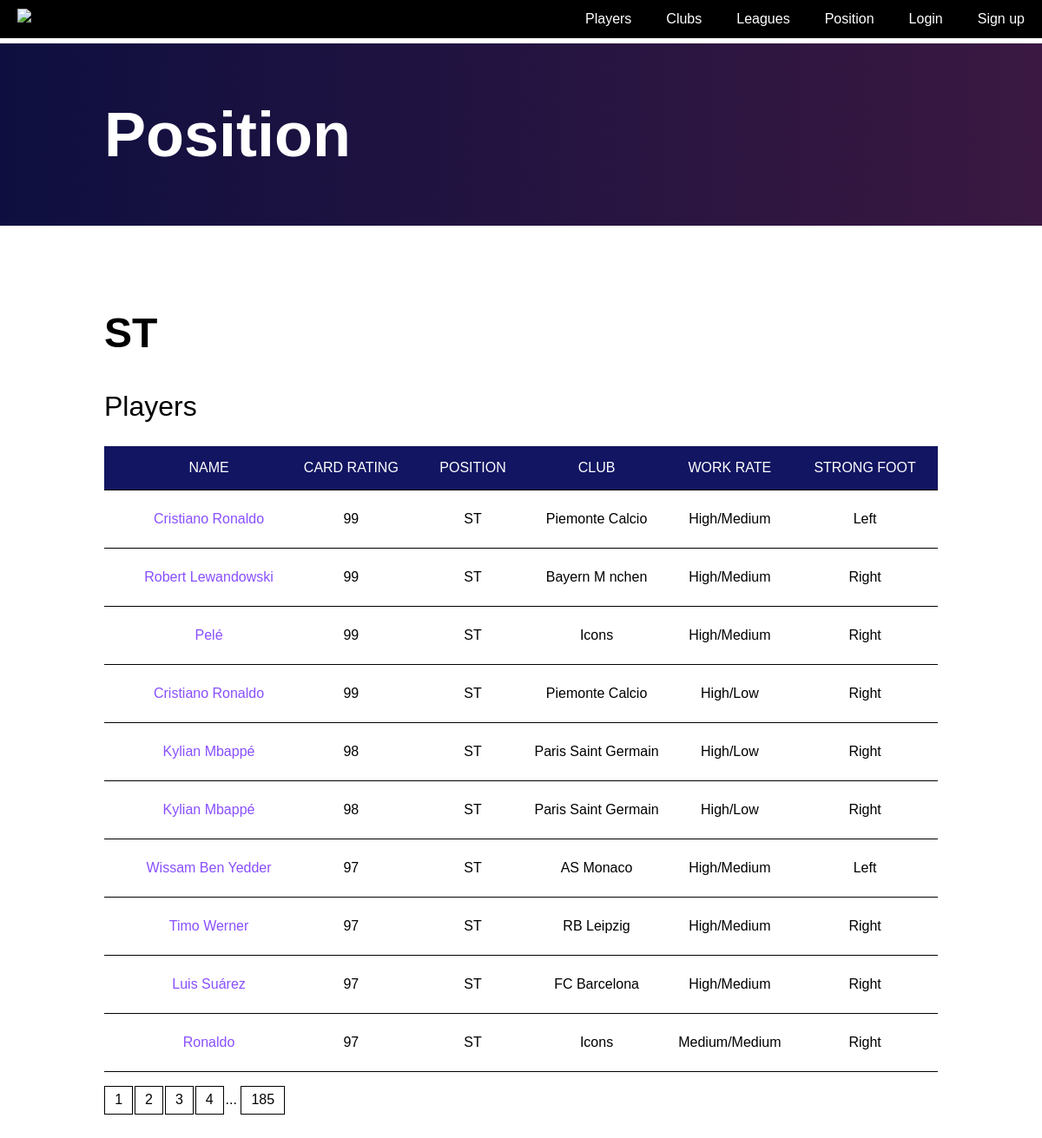
The app's page /pages/positiondetail.php?id=ST with its own data.
### tables this page shows
CREATE TABLE `club` (
  `clubid` int(11) NOT NULL,
  `clubname` varchar(128) NOT NULL,
  `leagueid` int(11) NOT NULL,
  `playerid` int(11) NOT NULL
);

CREATE TABLE `player` (
  `playerid` int(11) NOT NULL,
  `playerName` varchar(30) NOT NULL,
  `position` char(4) NOT NULL,
  `pace` tinyint(2) UNSIGNED NOT NULL,
  `shooting` tinyint(2) UNSIGNED NOT NULL,
  `passing` tinyint(2) UNSIGNED NOT NULL,
  `dribbling` tinyint(2) UNSIGNED NOT NULL,
  `defense` tinyint(2) UNSIGNED NOT NULL,
  `physical` tinyint(2) UNSIGNED NOT NULL,
  `cardRating` tinyint(2) UNSIGNED NOT NULL,
  `weakFoot` tinyint(1) UNSIGNED NOT NULL,
  `skillMoves` tinyint(1) UNSIGNED NOT NULL,
  `workRates` varchar(255) NOT NULL,
  `strongFoot` varchar(5) NOT NULL
);

### pages/positiondetail.php (the view, shortened to what this page needs)
<!DOCTYPE html>
<?php
if (strpos($_SERVER['REQUEST_URI'], "id")) {
    $positionId = str_replace($_SERVER["SCRIPT_NAME"] . "?id=", "", $_SERVER['REQUEST_URI']);
    $positionId = urldecode($positionId);
} else if (strpos($_SERVER['REQUEST_URI'], "page")) {
    $positionId = $_SESSION["positionId"];
}
include("../phpData/dbconnect.php");
$connection = mysqli_connect($dbhost, $dbuser, $dbpass, $dbname);
?>
<html lang="en">
<head>
    <link rel="stylesheet" type="text/css" href="../css/main.css">
</head>
<body>
    <header class="header">
        <nav>
            <a href="../index.php"><img src="../img/logo.png" alt="FIFA 21 logo" class="logo"></a>
            <ul class="menu">
                <li><a href="../players.php">Players</a></li>
                <li><a href="./clubs.php">Clubs</a></li>
                <li><a href="./leagues.php">Leagues</a></li>
                <li><a href="./position.php">Position</a></li>
                <?php
                if (isset($_SESSION["username"])) {
                    echo '<li> <a href = "../pages/userdetail.php" id="user">' . $_SESSION["username"] . '</a></li>';
                    echo '<li> <a href = "../data/log_out_post.php">Log Out</a></li>';
                } else {
                    echo '<li><a href="../pages/login.php">Login</a></li>';
                    echo '<li><a href="../pages/sign-up.php">Sign up</a></li>';
                }
                ?>
            </ul>
        </nav>
    </header>
    <div class="main-banner">
        <h1 class="landing-header">Position</h1>
    </div>
    <main>
        <div>
            <div class="position-profile">
                    <h2><?php echo $positionId; ?></h2>
            </div>
            <h2>Players</h2>
            <table class="table">
                <thead>
                    <tr>
                        <th scope="col"></th>
                        <th scope="col">NAME</th>
                        <th scope="col">CARD RATING</th>
                        <th scope="col">POSITION</th>
                        <th scope="col">CLUB</th>
                        <th scope="col">WORK RATE</th>
                        <th scope="col">STRONG FOOT</th>
                    </tr>
                </thead>
                <tbody>
                    <?php
                    $query = "SELECT player.playerid, player.playerName, player.cardRating, player.position, player.workRates, player.strongFoot, club.clubname
                        FROM player
                        INNER JOIN club ON player.playerid = club.playerid
                        WHERE player.position = ' $positionId'";
                    $results_per_page = 10;
                    if ($result = $connection->query($query)) {
                    } else {
                        echo $connection->errno;
                        echo $connection->error;
                    }
                    $number_of_results = mysqli_num_rows($result);
                    $number_of_pages = ceil($number_of_results / $results_per_page);
                    if (!isset($_GET['page'])) {
                        $page = 1;
                    } else {
                        $page = $_GET['page'];
                    }
                    $this_page_first_result = ($page - 1) * $results_per_page;
                    $query .= " LIMIT " . $this_page_first_result . ',' . $results_per_page;
                    $result = $connection->query($query);
                    if ($result->num_rows > 0) {
                        while ($row = $result->fetch_assoc()) {
                            echo "<tr>";
                            echo '<th scope = "row"><img src = "../img/datasetHeads/' . $row["playerid"] . '.jpg" alt = ""></th>';
                            echo "<td class='name-table'> <a href='../pages/player.php?id=" . $row['playerid'] . "'>" . $row['playerName'] . "</a></td>";
                            echo '<td>' . $row["cardRating"] . "</td>";
                            echo "<td>" . $row["position"] . "</td>";
                            echo "<td>" . $row["clubname"] . "</td>";
                            echo "<td>" . $row["workRates"] . "</td>";
                            echo "<td>" . $row["strongFoot"] . "</td>";
                            echo "</tr>";
                        }
                    }
                    ?>
                </tbody>
            </table>
            <?php
            $link = "";
            $limit = 5;
            if ($number_of_pages >= 1 && $page <= $number_of_pages) {
                $counter = 1;
                $link = "";
                for ($x = $page; $x <= $number_of_pages; $x++) {
                    if ($counter < $limit)
                        $link .= "<a class='pagination' href=\"?page=" . $x . "\">" . $x . " </a>";
                    $counter++;
                }
                if ($page < $number_of_pages - ($limit / 2)) {
                    $link .= "... " . "<a class='pagination' href=\"?page=" . $number_of_pages . "\">" . $number_of_pages . " </a>";
                }
            }
            echo $link;
            ?>
    </main>
</body>
</html>

### css/main.css (style rules this page uses)
html { -webkit-box-sizing: border-box; box-sizing: border-box; }
body { margin: 0; font-family: sans-serif; }
a { color: #894fff; text-decoration: none; }
img { max-width: 100%; }
th { padding: 1em; font-weight: 400; }
th[scope="col"] { background-color: #121562; color: white; }
tr { border-bottom: 1px solid black; }
td { text-align: center; font-weight: 300; height: 4rem; }
table { border-spacing: 0; border-collapse: collapse; width: 100%; }
.name-table { font-weight: 500; }
.pagination { display: inline-block; background-color: white; color: black; text-decoration: none; padding: 0.4em 0.7em; margin-right: 0.1rem; margin-top: 1em; border: 1px solid black; cursor: pointer; }
.header { background-color: black; position: fixed; top: 0; width: 100%; z-index: 3; }
.header ul { margin: 0; padding: 0; list-style: none; overflow: hidden; background-color: black; }
.header li a { display: block; padding: 13px 20px; font-weight: 500; text-decoration: none; color: white; -webkit-transition: 0.3s; transition: 0.3s; }
.header .logo { display: block; float: left; width: 7rem; padding: 10px 20px; text-decoration: none; }
.header .menu { clear: both; max-height: 0; -webkit-transition: max-height 0.3s ease; transition: max-height 0.3s ease; }
@media (min-width: 65em) { .header li { float: left; } }
@media (min-width: 65em) { .header .menu { clear: none; float: right; max-height: none; } }
.main-banner { background: #0e0f40; background: -webkit-gradient(linear, left top, right top, from(#0e0f40), to(#3a1841)); background: linear-gradient(90deg, #0e0f40 0%, #3a1841 100%); margin-top: 3.1rem; }
.landing-header { color: white; padding: 4rem 1rem; max-width: 60rem; margin-left: auto; margin-right: auto; }
main { max-width: 60rem; margin-left: auto; margin-right: auto; margin-top: 6rem; margin-bottom: 6rem; padding: 0rem 1rem; }
h1 { font-size: 4.5rem; font-weight: 600; }
h2 { font-size: 2rem; font-weight: 500; }
::placeholder { color: #999999; }
.club-profile h2, .league-profile h2, .position-profile h2 { font-size: 3rem; font-weight: 600; }

### records on screen
club: playerid.playerName "Cristiano Ronaldo", playerid.cardRating "99", playerid.position "ST", clubname "Piemonte Calcio", playerid.workRates "High/Medium", playerid.strongFoot "Left"
club: playerid.playerName "Robert Lewandowski", playerid.cardRating "99", playerid.position "ST", clubname "Bayern M nchen", playerid.workRates "High/Medium", playerid.strongFoot "Right"
club: playerid.playerName "Pelé", playerid.cardRating "99", playerid.position "ST", clubname "Icons", playerid.workRates "High/Medium", playerid.strongFoot "Right"
club: playerid.playerName "Cristiano Ronaldo", playerid.cardRating "99", playerid.position "ST", clubname "Piemonte Calcio", playerid.workRates "High/Low", playerid.strongFoot "Right"
club: playerid.playerName "Kylian Mbappé", playerid.cardRating "98", playerid.position "ST", clubname "Paris Saint Germain", playerid.workRates "High/Low", playerid.strongFoot "Right"
club: playerid.playerName "Kylian Mbappé", playerid.cardRating "98", playerid.position "ST", clubname "Paris Saint Germain", playerid.workRates "High/Low", playerid.strongFoot "Right"
club: playerid.playerName "Wissam Ben Yedder", playerid.cardRating "97", playerid.position "ST", clubname "AS Monaco", playerid.workRates "High/Medium", playerid.strongFoot "Left"
club: playerid.playerName "Timo Werner", playerid.cardRating "97", playerid.position "ST", clubname "RB Leipzig", playerid.workRates "High/Medium", playerid.strongFoot "Right"
club: playerid.playerName "Luis Suárez", playerid.cardRating "97", playerid.position "ST", clubname "FC Barcelona", playerid.workRates "High/Medium", playerid.strongFoot "Right"
club: playerid.playerName "Ronaldo", playerid.cardRating "97", playerid.position "ST", clubname "Icons", playerid.workRates "Medium/Medium", playerid.strongFoot "Right"

### other values on screen
$positionId "ST"
$number_of_pages "185"
